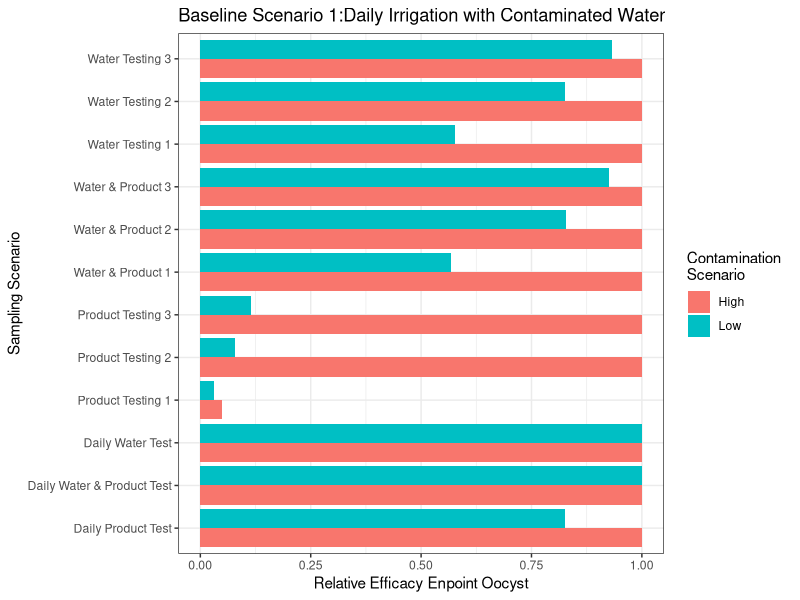
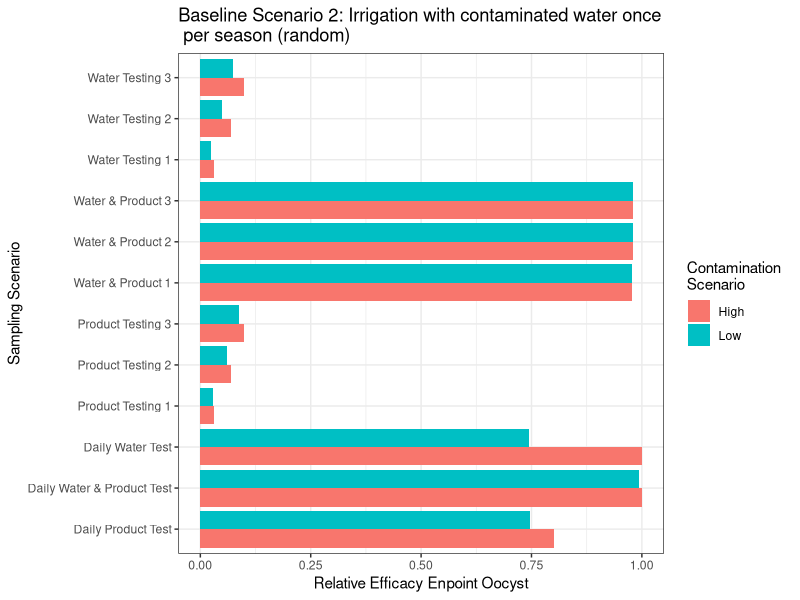
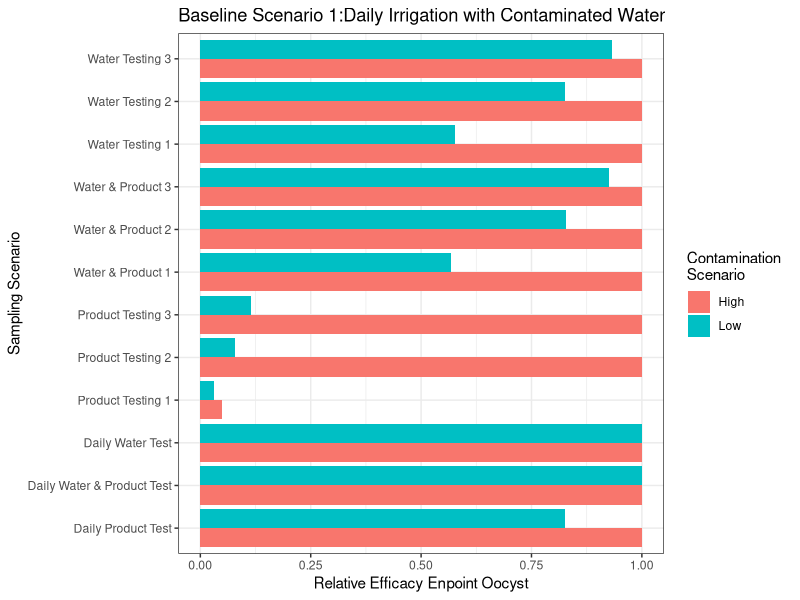
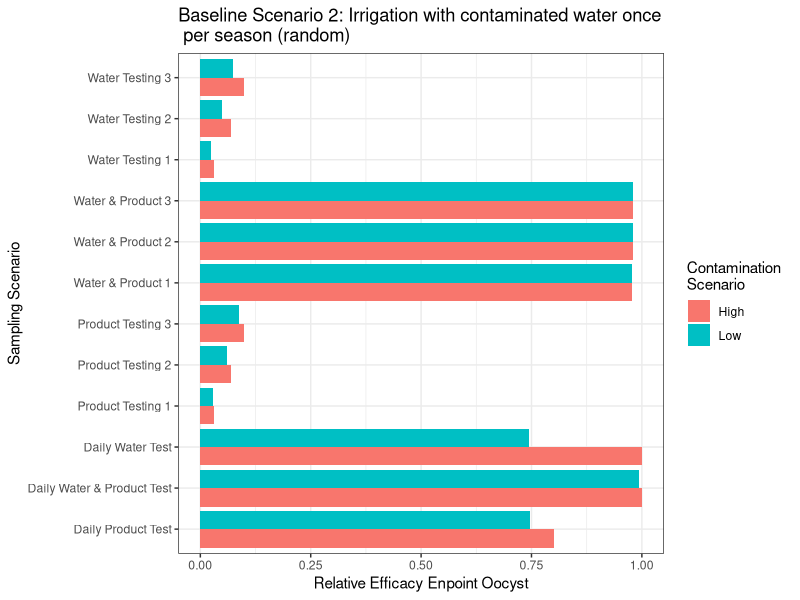

Recreate these plots in R, in order.
## ---- chunk 1
knitr::opts_chunk$set(echo = TRUE)
## ---- chunk 2

library(ggplot2)

BS1 <- read.csv(file = "Baseline1.csv", header = TRUE )

BS1

BS1$Scenarios <- as.factor(BS1$Scenarios)
BS1$Scenarios2 <- as.factor(BS1$Scenarios2)

BS1$Relative_Efficacy <-as.numeric(BS1$Relative_Efficacy)

BS1

Fig1 <- ggplot(BS1, aes(fill=Contamination, x=Scenarios2, y=Relative_Efficacy)) + 
  geom_bar(position = "dodge", stat = "identity") + 
  labs(title="Baseline Scenario 1:Daily Irrigation with Contaminated Water", y="Relative Efficacy Enpoint Oocyst", x="Sampling Scenario")

Fig1 + 
  scale_fill_discrete(name = "Contamination \nScenario")+#(values=c("#FF3366","#99CCFF")) +
  theme_bw()+
  #theme(axis.text.x = element_text(angle=45, vjust=1, hjust=1))+
  coord_flip()

ggsave("Baseline1.jpg", width =7, height = 7, units = "in", dpi = 600)


BS2 <- read.csv(file = "Baseline2.csv", header = TRUE )

BS2

BS2$Scenarios <- as.factor(BS2$Scenarios)
BS2$Scenarios2 <- as.factor(BS2$Scenarios2)

BS2$Relative_Efficacy <-as.numeric(BS2$Relative_Efficacy)

BS2

Fig2 <- ggplot(BS2, aes(fill=Contamination, x=Scenarios2, y=Relative_Efficacy)) + 
  geom_bar(position = "dodge", stat = "identity") + 
  labs(title="Baseline Scenario 2: Irrigation with contaminated water once \n per season (random)", y="Relative Efficacy Enpoint Oocyst", x="Sampling Scenario")

Fig2 + 
  scale_fill_discrete(name = "Contamination \nScenario")+#(values=c("#FF3366","#99CCFF")) +
  theme_bw()+
  #theme(axis.text.x = element_text(angle=45, vjust=1, hjust=1))+
  coord_flip()

ggsave("Baseline2.jpg", width =7, height = 7, units = "in", dpi = 600)

